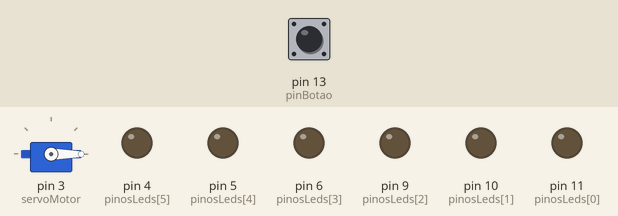
This sketch was run on a simulated Arduino Uno, built with avr-gcc and run on an emulated ATmega328P. Parts: servo, output pins drawn as LEDs (lit = HIGH). The inputs (shaded band) are chosen by the test bench; at power-on: pin 13 (pinBotao) LOW.

Above: at 1.2 s.
1.3 s: pin 13 (pinBotao) pulled HIGH for 0.15 s
At 1.9 s:
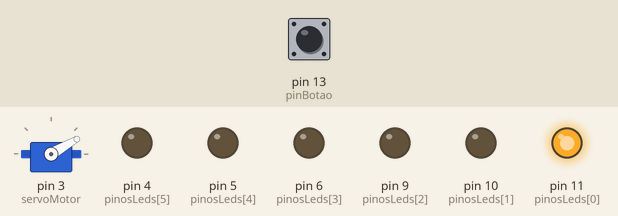
At 4.1 s:
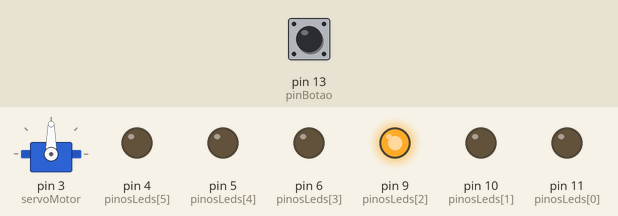
4.4 s: pin 13 (pinBotao) pulled HIGH for 3.2 s
At 9.1 s:
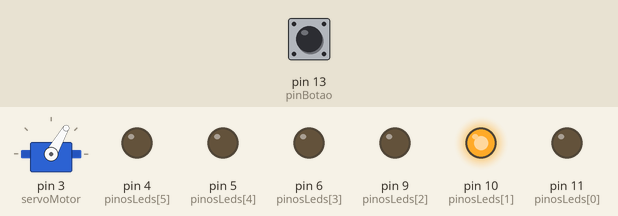
Timing chart, 0 to 14.8 s (numbered marks = the images above; inputs shaded):
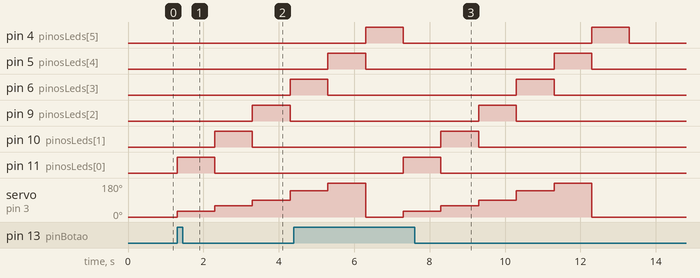

The sketch:

2024_1_b2_managing_servo_motor_and_leds_with_button1.ino
```cpp
#include <Servo.h>

// Pino do botão
const int pinBotao = 13;
// Variável para armazenar o estado do botão
int estadoBotao = 0;

// Número de LEDs
const int quantidadeLeds = 6;
// Pinos dos LEDs
const int pinosLeds[quantidadeLeds] = {11, 10, 9, 6, 5, 4};
// Posições do servo motor correspondentes aos LEDs
const int posicoesServo[quantidadeLeds] = {30, 60, 90, 140, 180, 0};

Servo servoMotor;

void setup() {
  // Configurando todos os pinos dos LEDs como saídas
  for (int i = 0; i < quantidadeLeds; i++) {
    pinMode(pinosLeds[i], OUTPUT);
  }

  // Inicializando comunicação serial
  Serial.begin(9600);

  // Associando o pino ao servo motor
  servoMotor.attach(3);

  // Configurando o pino do botão como entrada
  pinMode(pinBotao, INPUT);

  // Definindo posição inicial do servo motor em 0 graus
  servoMotor.write(0);
}

void loop() {
  // Lendo o estado do botão
  estadoBotao = digitalRead(pinBotao);

  // Verificando se o botão está pressionado
  if (estadoBotao == HIGH) {
    acenderLedsEMoverServo();
  }
}

void acenderLedsEMoverServo() {
  // Loop para percorrer os LEDs
  for (int i = 0; i < quantidadeLeds; i++) {
    // Acende o LED correspondente
    digitalWrite(pinosLeds[i], HIGH);
    // Move o servo motor para a posição correspondente
    servoMotor.write(posicoesServo[i]);
    // Delay de 1 segundo para melhor visualização
    delay(1000);
    // Apaga o LED
    digitalWrite(pinosLeds[i], LOW);
  }
}
```

Measured:
- after the input at 1.3 s, pin 6 (pinosLeds[3]): LOW → HIGH after 3.0 s; pin 9 (pinosLeds[2]): LOW → HIGH after 2.0 s, → LOW 1.0 s later
- after the input at 4.4 s, pin 9 (pinosLeds[2]): LOW → HIGH after 4.9 s, → LOW 1.0 s later; pin 10 (pinosLeds[1]): LOW → HIGH after 3.9 s, → LOW 1.0 s later; pin 11 (pinosLeds[0]): LOW → HIGH after 2.9 s, → LOW 1.0 s later
- by itself, pin 4 (pinosLeds[5]), pin 5 (pinosLeds[4]): alternates HIGH for 1.0 s and LOW for 5.0 s
